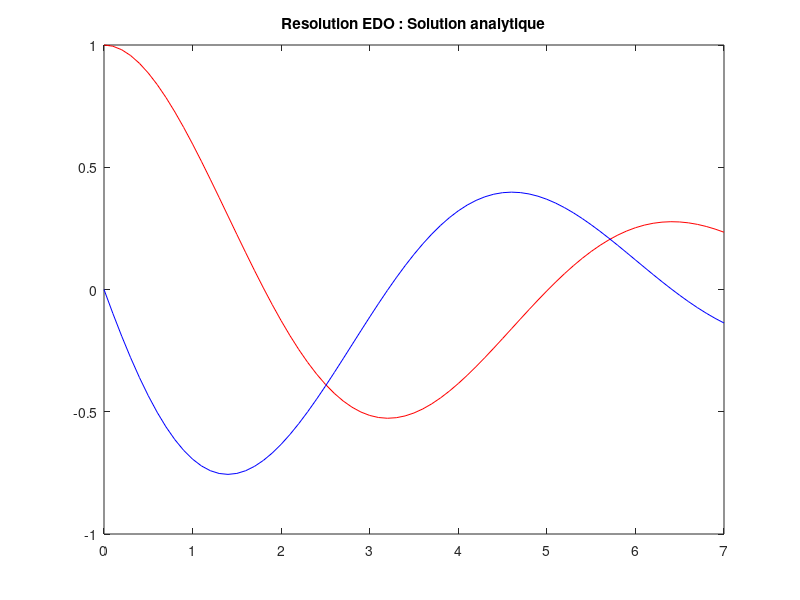

This figure's MATLAB source: (Note: this script raises an error after producing the figure.)
clear

% 1er cas
n=1.5;
p2=2;

%2eme cas
n=0.2;
p2=1;

r1=-n-sqrt(n*n-p2);
r2=-n+sqrt(n*n-p2);

% definition du temps pour le 1er cas
%t=0:0.1:7;

%2nd cas
t=0:0.1:7;
s=-r2/(r1-r2)*exp(r1*t)+r1/(r1-r2)*exp(r2*t);
ds_dt=-r2*r1/(r1-r2)*exp(r1*t)+r1*r2/(r1-r2)*exp(r2*t);

figure(2);
plot(t,s,'r',t,ds_dt,'b')
title('Resolution EDO : Solution analytique')
legend('position','vitesse')
xlabel('Temps (s)')
grid on
